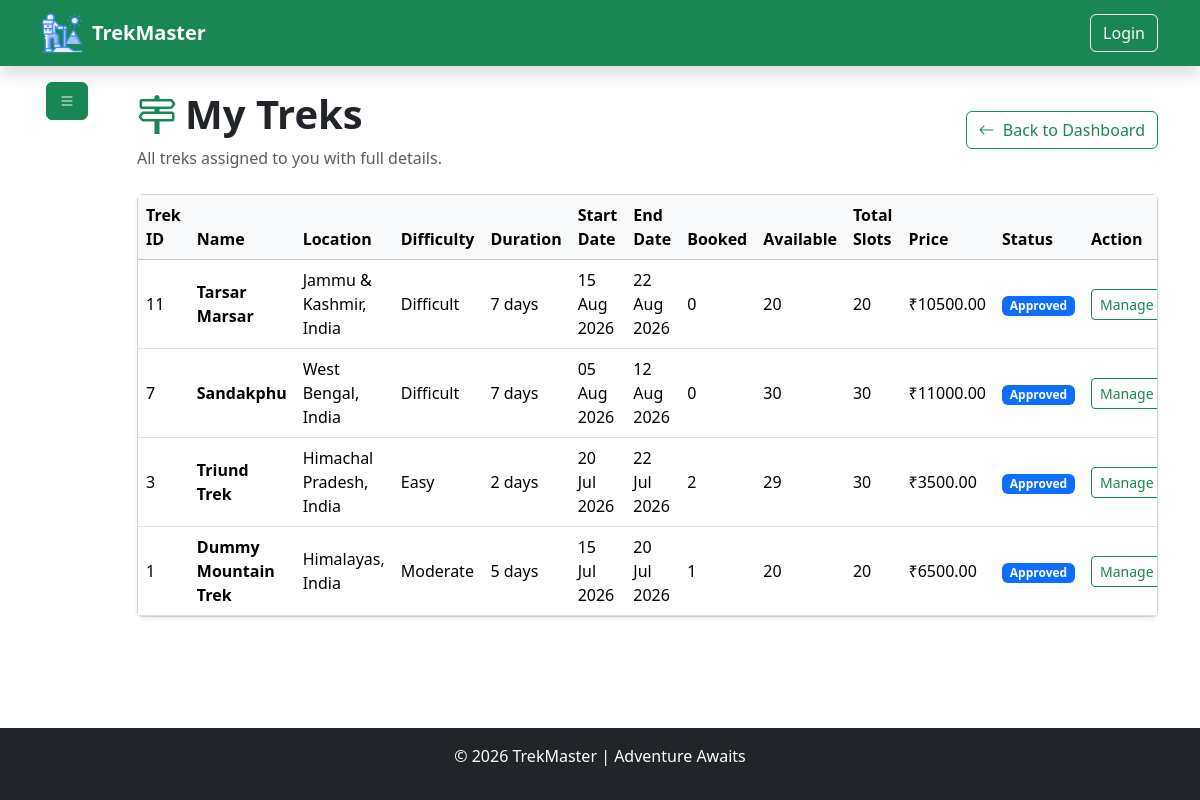
The app's page /trekstaff/my-treks (signed in), older data.
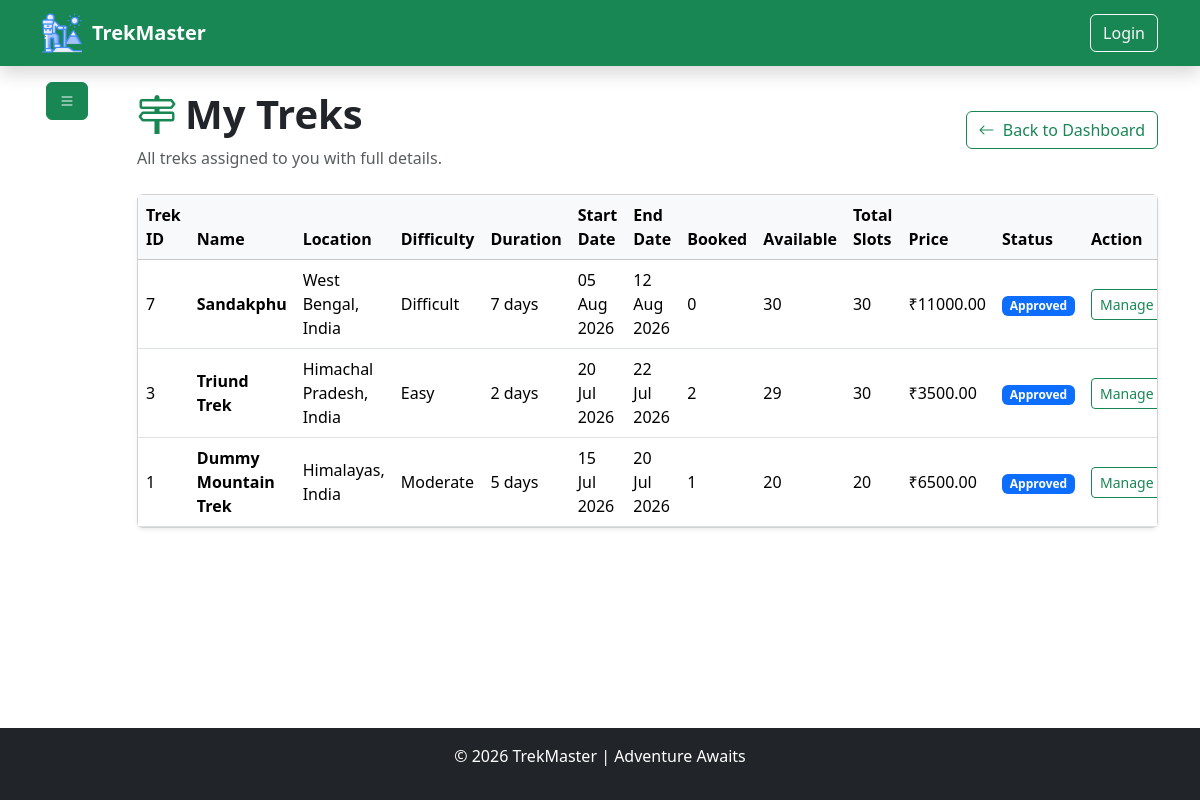
The same page, newer data.
### model/model.py (models this page shows)
class BaseModel(TimeStampMixin, db.Model):
    __abstract__ = True  ## means this class is not a table in the database, but it can be inherited by other models to have common fields [new concept of abstract base class in SQLAlchemy]
    id = db.Column(db.Integer, primary_key=True)

class TrekModel(BaseModel):
    __tablename__ = "treks"
    name = db.Column(db.String(100), nullable=False)
    location = db.Column(db.String(100), nullable=False)
    difficulty = db.Column(db.Enum(TrekDifficulty), nullable=False)
    duration = db.Column(db.Integer, nullable=False)  # in days
    total_slots = db.Column(db.Integer, nullable=False, default=10)
    available_slots = db.Column(db.Integer, nullable=False, default=10)
    price = db.Column(db.Numeric(10, 2), nullable=False)
    description = db.Column(db.String(600), nullable=True)
    image_url = db.Column(db.String(200), nullable=True)
    starting_at = db.Column(db.DateTime, nullable=False, default=datetime.utcnow)
    ending_at = db.Column(db.DateTime, nullable=False)
    status = db.Column(db.Enum(TrekStatus), default=TrekStatus.PENDING, nullable=False)
    assigned_staff_id = db.Column(db.Integer, db.ForeignKey("staffs.id"), nullable=True)
    bookings = db.relationship(
        "BookingModel", backref=db.backref("trek", lazy=True), lazy=True, cascade="all, delete-orphan"
    )  # one to many relationship with BookingModel
    __table_args__ = (
        db.CheckConstraint(
            "available_slots <= total_slots", name="check_available_slots"
        ),
        db.CheckConstraint("starting_at < ending_at", name="ending before start constraint"),
        db.CheckConstraint("price >= 0", name="zero_price_constraint"),
    )

### utils/authentication.py (the view)
    def wrapper(*args , **kwargs):
        if "user_id" not in session:
            flash("Please log in to access this page.", "danger")
            return redirect("/auth/login")
        user = UserModel.query.filter_by(id=session["user_id"]).first()
        if not user:
            flash("User not found.", "danger")
            return redirect("/auth/login")
        return func(
            *args,
            **kwargs
        )

### controller/trek_staff_controller.py (called while the page is built)
def get_current_staff():
    user_id = session.get("user_id")
    staff = StaffModel.query.filter_by(user_id=user_id).first()
    return staff

def load_trek_stats(treks):
    for trek in treks:
        trek.booked_participants = len(
            [b for b in trek.bookings if b.status == BookingStatus.BOOKED]
        )
    return treks

def my_treks():
    staff = get_current_staff()
    if not staff:
        flash("Staff not found.", "danger")
        return redirect(url_for("authentication.login"))
    assigned_treks = (
        TrekModel.query.filter_by(assigned_staff_id=staff.id)
        .order_by(TrekModel.id.desc())
        .all()
    )
    load_trek_stats(assigned_treks)
    return render_template(
        "trekStaff/my_treks.html",
        staff=staff,
        assigned_treks=assigned_treks,
    )

### routes/trek_staff_routes.py (called while the page is built)
@trek_staff_bp.route("/my-treks")
@is_logged_in
@role_required(UserRole.STAFF)
def my_treks():
    return trek_staff_ctrl.my_treks()

### templates/trekStaff/my_treks.html (shortened to what the changed rows need)
{% extends "base.html" %}
{% block content %}
<div class="container">
    <div class="row">
        <div class="col-11">
            <div class="py-4">
                <div class="d-flex justify-content-between align-items-center mb-4">
                    <div>
                        <h1 class="fw-bold d-flex align-items-center gap-2">
                            <i class="bi bi-signpost-2 text-success"></i>
                            My Treks
                        </h1>
                    </div>
                </div>
                <div class="card shadow-sm">
                    <div class="table-responsive">
                        <table class="table table-hover align-middle mb-0">
                            <thead class="table-light">
                                <tr>
                                    <th>Trek ID</th>
                                    <th>Name</th>
                                    <th>Location</th>
                                    <th>Difficulty</th>
                                    <th>Duration</th>
                                    <th>Start Date</th>
                                    <th>End Date</th>
                                    <th>Booked</th>
                                    <th>Available</th>
                                    <th>Total Slots</th>
                                    <th>Price</th>
                                    <th>Status</th>
                                    <th>Action</th>
                                </tr>
                            </thead>
                            <tbody>
                                {% for trek in assigned_treks %}
                                <tr>
                                    <td>{{ trek.id }}</td>
                                    <td class="fw-semibold">{{ trek.name }}</td>
                                    <td>{{ trek.location }}</td>
                                    <td class="text-capitalize">{{ trek.difficulty.value }}</td>
                                    <td>{{ trek.duration }} days</td>
                                    <td>{{ trek.starting_at.strftime("%d %b %Y") }}</td>
                                    <td>{{ trek.ending_at.strftime("%d %b %Y") }}</td>
                                    <td>{{ trek.booked_participants }}</td>
                                    <td>{{ trek.available_slots }}</td>
                                    <td>{{ trek.total_slots }}</td>
                                    <td>₹{{ trek.price }}</td>
                                    <td>
                                        {% if trek.status.value == 'open' %}
                                        <span class="badge bg-success">Open</span>
                                        {% elif trek.status.value == 'closed' %}
                                        <span class="badge bg-danger">Closed</span>
                                        {% elif trek.status.value == 'started' %}
                                        <span class="badge bg-info">Started</span>
                                        {% elif trek.status.value == 'completed' %}
                                        <span class="badge bg-secondary">Completed</span>
                                        {% elif trek.status.value == 'approved' %}
                                        <span class="badge bg-primary">Approved</span>
                                        {% else %}
                                        <span class="badge bg-light text-dark text-capitalize">{{ trek.status.value }}</span>
                                        {% endif %}
                                    </td>
                                    <td>
                                        <a href="/trekstaff/manage-trek/{{ trek.id }}" class="btn btn-outline-success btn-sm">
                                            Manage
                                        </a>
                                    </td>
                                </tr>
                                {% endfor %}
                            </tbody>
                        </table>
                    </div>
                </div>
            </div>
        </div>
    </div>
</div>
{% endblock %}

Row changes from the older to the newer data that the page shows:
no longer on this page (row edited): TrekModel: id "11", name "Tarsar Marsar", location "Jammu & Kashmir, India", difficulty.value "Difficult", duration "7", starting_at "15 Aug 2026", ending_at "22 Aug 2026", booked_participants "0", available_slots "20", total_slots "20", price "10500.00", status "Approved"
